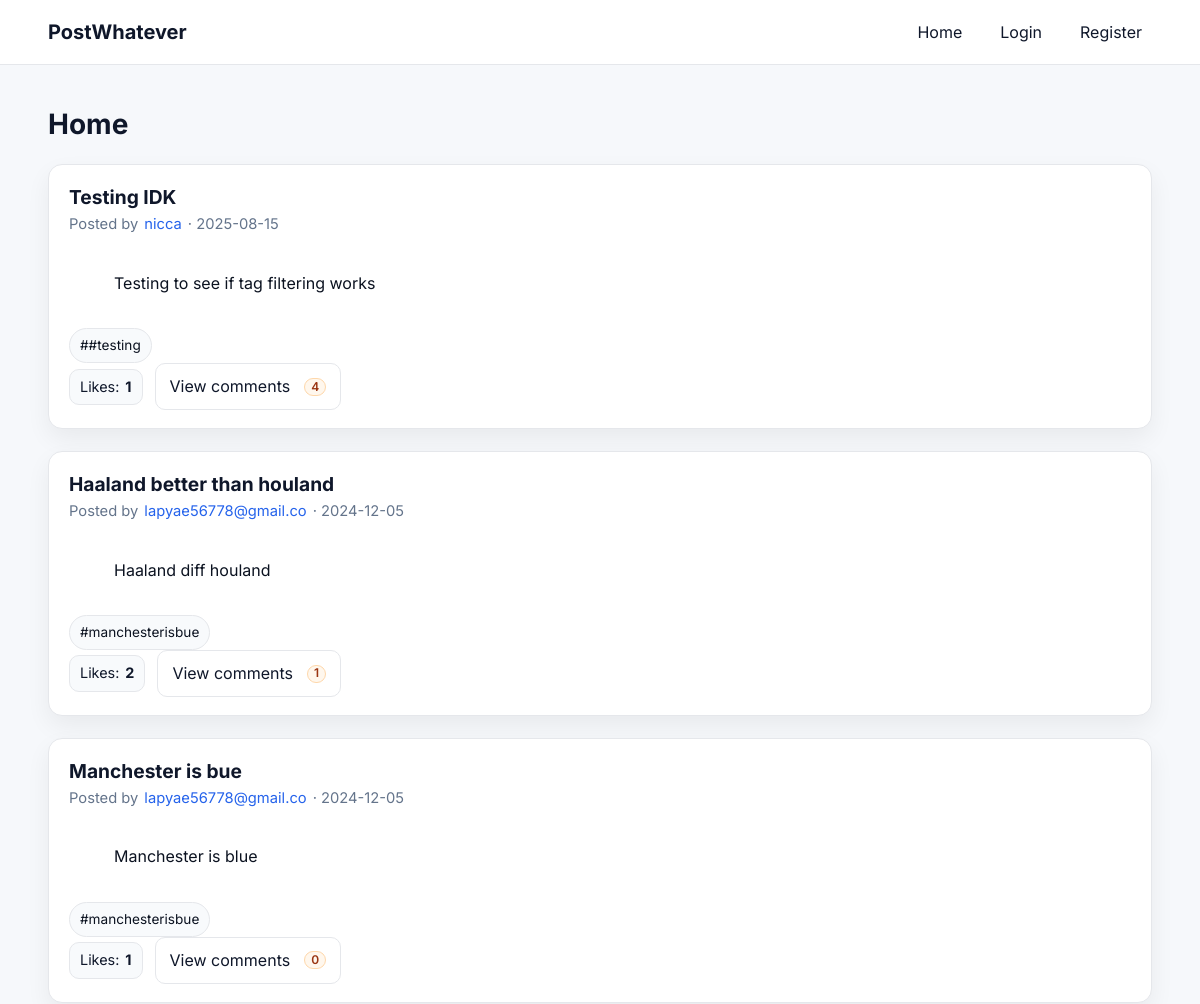
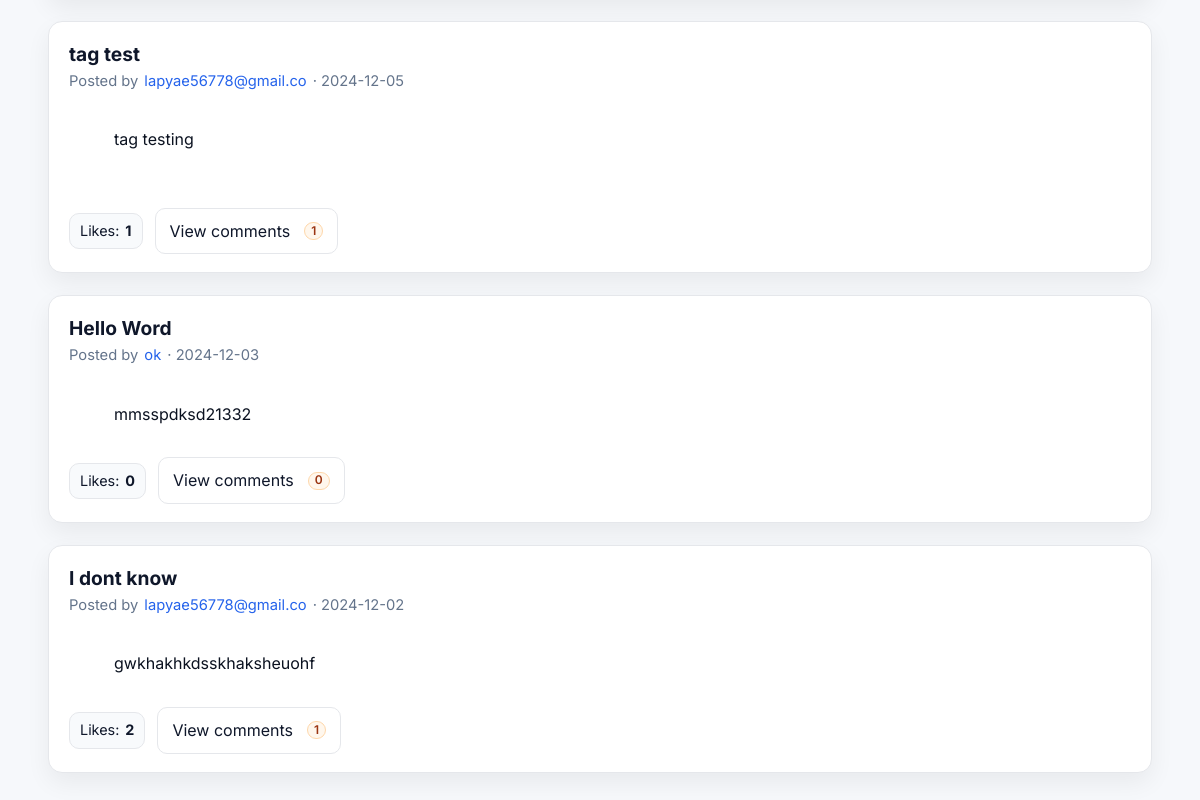
The page / on the database its author committed (2 pictures, top to bottom).
### app/models.py (models this page shows)
class Post(db.Model):
    id = db.Column(db.Integer, primary_key=True)
    title = db.Column(db.String(100), nullable=False)
    content = db.Column(db.Text, nullable=False)
    date_posted = db.Column(db.DateTime, default=datetime.utcnow)
    user_id = db.Column(db.Integer, db.ForeignKey('user.id'), nullable=False)
    comments = db.relationship('Comment', backref='post', lazy=True, cascade="all, delete")
    likes = db.relationship('Like', backref='post', lazy='dynamic', cascade="all, delete")
    tags = db.relationship('Tag', secondary=post_tags, backref=db.backref('posts', lazy='dynamic'))

class User(UserMixin, db.Model):
    id = db.Column(db.Integer, primary_key=True)
    username = db.Column(db.String(20), unique=True, nullable=False)
    email = db.Column(db.String(120), unique=True, nullable=False)
    password = db.Column(db.String(60), nullable=False)
    profile_pic = db.Column(db.String(120), default='default.jpg')
    is_admin = db.Column(db.Boolean, default=False, nullable=False)
    posts = db.relationship('Post', backref='author', lazy=True)

class Tag(db.Model):
    id = db.Column(db.Integer, primary_key=True)
    name = db.Column(db.String(50), unique=True, nullable=False)

### app/views.py (the view)
@app.route('/')
def home():
    posts = Post.query.order_by(Post.date_posted.desc()).all()
    return render_template('home.html', posts=posts)

### app/__init__.py (called while the page is built)
@app.context_processor
def inject_csrf():
    return dict(csrf_token=generate_csrf)

@app.after_request
def set_csrf_cookie(response):
    response.set_cookie(
        "csrf_token",
        generate_csrf(),
        samesite="Lax",
        secure=False
    )
    return response

### app/templates/home.html (shortened to what this page needs)
{% extends "base.html" %}
{% block content %}
<h1 class="page-title">Home</h1>
{% if posts %}
  <div class="feed">
    {% for post in posts %}
      <article class="card post-card">
        <header class="card-head">
          <h2 class="card-title">
            <a href="{{ url_for('post_detail', post_id=post.id) }}">{{ post.title }}</a>
          </h2>
          <div class="card-meta">
            Posted by
            <a href="{{ url_for('user_profile', username=post.author.username) }}">{{ post.author.username }}</a>
            · {{ post.date_posted.strftime('%Y-%m-%d') }}
          </div>
        </header>
        <div class="card-body" style="white-space:pre-wrap;">
          {{ post.content }}
        </div>
        {% if post.tags %}
          <div class="tags" style="margin-top:8px;">
            {% for tag in post.tags %}
              <a class="tag" href="{{ url_for('tag_posts', tag_name=tag.name) }}">#{{ tag.name }}</a>
            {% endfor %}
          </div>
        {% endif %}
        <footer class="card-foot">
          <div class="like-row" role="group" aria-label="Post reactions">
            <span class="like-count" aria-live="polite">
              Likes:
              <strong data-like-count="{{ post.id }}">
                {% if post.likes.filter_by is not undefined %}
                  {{ post.likes.count() }}
                {% else %}
                  {{ post.likes|length }}
                {% endif %}
              </strong>
            </span>
            <a class="btn btn-ghost" href="{{ url_for('post_detail', post_id=post.id) }}">
              View comments
              <span class="count-badge">
                {% if post.comments.filter_by is not undefined %}
                  {{ post.comments.count() }}
                {% else %}
                  {{ post.comments|length }}
                {% endif %}
              </span>
            </a>
          </div>
        </footer>
      </article>
    {% endfor %}
  </div>
{% endif %}
{% endblock %}

### app/static/css/style.css (style rules this page uses)
:root { --bg: #f6f8fb; --surface: #ffffff; --text: #0f172a; --muted: #64748b; --border: #e5e7eb; --ring: #93c5fd; --shadow: 0 10px 24px rgba(2,6,23,.06); --primary: #2563eb; --primary-600: #1d4ed8; --accent: #f97316; --accent-600: #ea580c; --radius: 14px; }
* { box-sizing: border-box; }
html,body { height:100%; }
body { margin:0; font-family: Inter, ui-sans-serif, system-ui, -apple-system, Segoe UI, Roboto, "Helvetica Neue", Arial, "Apple Color Emoji", "Segoe UI Emoji"; color: var(--text); background: var(--bg); line-height: 1.55; }
a { color: var(--primary); text-decoration: none; }
.page-title { font-size:1.75rem; font-weight:700; margin: 6px 0 18px; }
.feed { display:grid; gap:22px; margin-top:8px; }
.card { background: var(--surface); border: 1px solid var(--border); border-radius: var(--radius); box-shadow: var(--shadow); padding: 18px 20px; }
.card-head { margin-bottom:8px; }
.card-title { margin:0; font-size:1.2rem; }
.card-title a { color: var(--text); text-decoration:none; }
.card-meta { font-size:.92rem; color: var(--muted); display:flex; gap:6px; align-items:center; }
.card-body { margin:10px 0 6px; color:#0b1220; }
.tags { display:flex; gap:8px; flex-wrap:wrap; }
.tag { display:inline-flex; align-items:center; gap:6px; padding:6px 10px; border-radius: 999px; border:1px solid var(--border); background:#f8fafc; font-size:.85rem; color:#0b1220; }
.btn { -webkit-tap-highlight-color: transparent; display:inline-flex; align-items:center; justify-content:center; gap:8px; padding:10px 14px; border-radius: 10px; border: 1px solid transparent; background:#fff; color: var(--text); cursor:pointer; transition: transform .06s ease, box-shadow .15s ease, background .15s ease, border-color .15s ease; }
.btn-ghost { background:#fff; border-color: var(--border); color: var(--text); }
.count-badge { display:inline-flex; align-items:center; justify-content:center; min-width:18px; height:18px; padding:0 6px; margin-left:6px; border-radius: 10px; font-size:.75rem; font-weight:600; background:#fff7ed; color:#9a3412; border:1px solid #fed7aa; }
.like-row { display:flex; align-items:center; gap:12px; flex-wrap:wrap; }
.like-count { display:inline-flex; align-items:center; gap:6px; padding:6px 10px; border-radius:10px; background:#f8fafc; border:1px solid var(--border); font-size:.9rem; }

### rows shown on the page
Post: title "Testing IDK", author.username "nicca", date_posted "2025-08-15", content "Testing to see if tag filtering works", likes.count "1", comments|length "4"
Tag: name "#testing"
Post: title "Haaland better than houland", author.username "lapyae56778@gmail.co", date_posted "2024-12-05", content "Haaland diff houland", likes.count "2", comments|length "1"
Tag: name "manchesterisbue"
Post: title "Manchester is bue", author.username "lapyae56778@gmail.co", date_posted "2024-12-05", content "Manchester is blue", likes.count "1", comments|length "0"
Post: title "tag test", author.username "lapyae56778@gmail.co", date_posted "2024-12-05", content "tag testing", likes.count "1", comments|length "1"
Post: title "Hello Word", author.username "ok", date_posted "2024-12-03", content "mmsspdksd21332", likes.count "0", comments|length "0"
Post: title "I dont know", author.username "lapyae56778@gmail.co", date_posted "2024-12-02", content "gwkhakhkdsskhaksheuohf", likes.count "2", comments|length "1"
